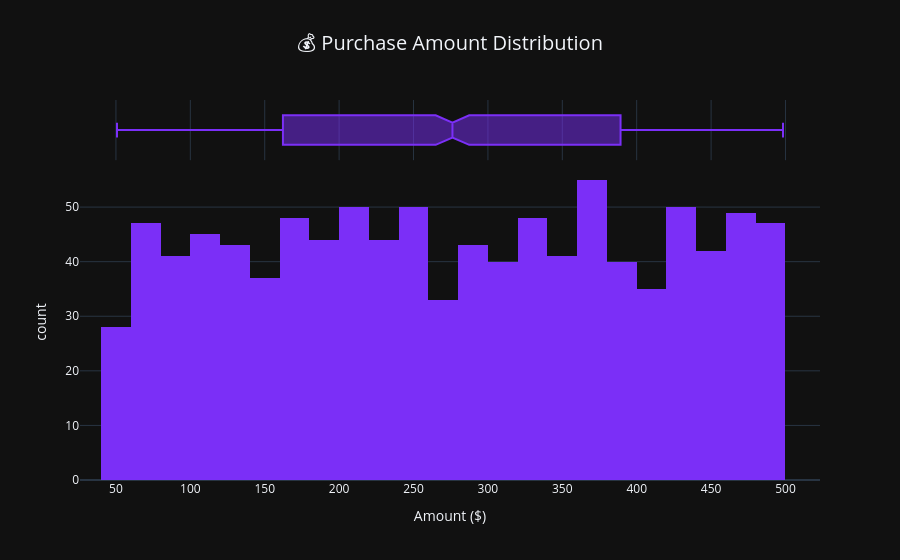

The notebook cell this image was saved under:
### Code cell
# --- Purchase Amount Distribution ---
fig = px.histogram(data, x='Purchase_Amount', nbins=40, marginal='box',
                   color_discrete_sequence=['#7b2ff7'],
                   template='plotly_dark',
                   title='💰 Purchase Amount Distribution',
                   labels={'Purchase_Amount': 'Amount ($)'})
fig.update_layout(title_font_size=20, title_x=0.5)
fig.show()

### Figure 1 — Plotly figure (JSON) as saved in the notebook; plotly's stock layout.template omitted (floating-point values rounded to 4 significant figures; data arrays with more than 128 entries replaced by an {"elided": "..."} marker saying what was removed)
{"data": [{"bingroup": "x", "hovertemplate": "Amount ($)=%{x}<br>count=%{y}<extra></extra>", "legendgroup": "", "marker": {"color": "#7b2ff7", "pattern": {"shape": ""}}, "name": "", "nbinsx": 40, "orientation": "v", "showlegend": false, "type": "histogram", "x": {"elided": "1000 float values"}, "xaxis": "x", "yaxis": "y"}, {"hovertemplate": "Amount ($)=%{x}<extra></extra>", "legendgroup": "", "marker": {"color": "#7b2ff7"}, "name": "", "notched": true, "showlegend": false, "type": "box", "x": {"elided": "1000 float values"}, "xaxis": "x2", "yaxis": "y2"}], "layout": {"barmode": "relative", "legend": {"tracegroupgap": 0}, "title": {"font": {"size": 20}, "text": "💰 Purchase Amount Distribution", "x": 0.5}, "xaxis": {"anchor": "y", "domain": [0, 1], "title": {"text": "Amount ($)"}}, "xaxis2": {"anchor": "y2", "domain": [0, 1], "matches": "x", "showgrid": true, "showticklabels": false}, "yaxis": {"anchor": "x", "domain": [0, 0.8316], "title": {"text": "count"}}, "yaxis2": {"anchor": "x2", "domain": [0.8416, 1], "matches": "y2", "showgrid": false, "showline": false, "showticklabels": false, "ticks": ""}}}
